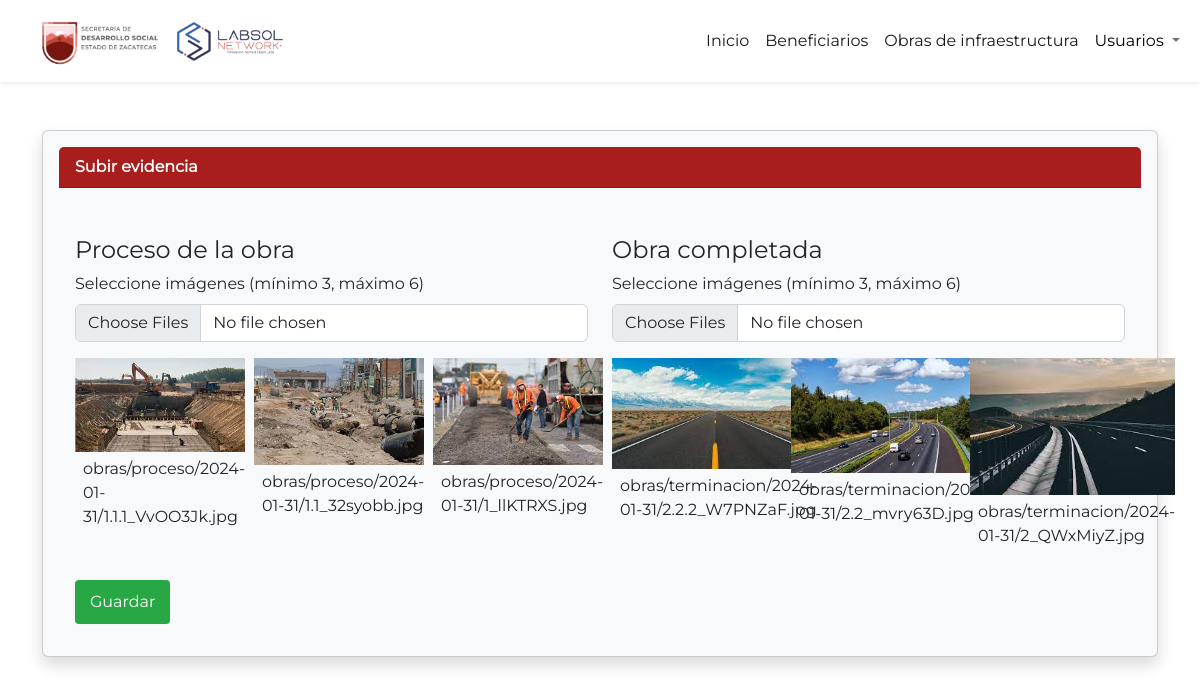
Screenshot of /infraestructura_sedesol/obras_publicas/completar_obra_publica/1/ (signed in) with the database file from the repository.
### obras/models.py (models this page shows)
class EvidenciasObrasPublicas(models.Model):
    obra = models.ForeignKey(ObraPublica, on_delete=models.CASCADE)
    imagen = models.ImageField(upload_to=upload_to_directory_obras)
    es_proceso = models.BooleanField(default=True)
    def __str__(self):
        tipo = 'Proceso' if self.es_proceso else 'Terminación'
        return f"{tipo} - {self.imagen}"

### obras/views.py (the view, shortened to what this page needs)
# urls.py: path('completar_obra_publica/<int:obra_id>/', views.completar_obra_publica, name='completar_obra_publica'),
@login_required
def completar_obra_publica(request, obra_id):
    obra = ObraPublica.objects.get(pk=obra_id)
    images_proceso = EvidenciasObrasPublicas.objects.filter(obra=obra, es_proceso=True)
    images_completada = EvidenciasObrasPublicas.objects.filter(obra=obra, es_proceso=False)
    print(images_proceso)
    return render(request, 'completar_obra_publica.html', {'obra': obra, 'proceso':images_proceso, 'completada': images_completada})

### obras/templates/completar_obra_publica.html (shortened to what this page needs)
{% extends 'base.html' %}
{% block head %}
    {% load static %}
    <link rel="stylesheet" href="{% static 'css/completar_obra.css' %}">
{% endblock head %}
{% block contenido %}
<div class="container mt-5">
    <div class="col-md-35">
        <div class="card text-dark bg-light shadow p-3 bg-light" style="font-family: Montserrat;">
            <div class="card-header" style="background-color: #A71E1C; color: white;"><b>Subir evidencia </b></div>
                <div class="card-body mt-3">
                    <form id="uploadForm" action="{% url 'completar_obra_publica' obra_id=obra.id %}" method="post" enctype="multipart/form-data" onsubmit="return validateForm()">
                        <div class="row mt-3">
                            <div class="col-md-6">
                                <h4>Proceso de la obra</h4>
                                <div class="mb-3">
                                    <label for="imageInputProceso" class="form-label" id="customFileLabelProceso">Seleccione imágenes (mínimo 3, máximo 6)</label>
                                    <input type="file" id="imageInputProceso" class="form-control" name="images_proceso[]" accept="image/*" multiple required onchange="previewImages(this.files, 'previewProceso', 'imageInputProceso')">
                                </div>
                                <div id="previewProceso" class="image-preview mt-3">
                                    <div class="row">
                                        {% for image in proceso %}
                                            <div class="col-md-4 mb-3">
                                                <div class="d-inline-block">
                                                    <img src="{{ image.imagen.url }}" style="width: 100%; margin-bottom: 5px;">
                                                    <p class="d-inline-block mb-0 ms-2">{{ image.imagen.name }}</p>
                                                </div>
                                            </div>
                                        {% endfor %}
                                    </div>
                                </div>
                            </div>
                        <div class="col-md-6">
                            <h4>Obra completada</h3>
                            <div class="mb-3">
                                <label for="imageInputCompletada" class="form-label" id="customFileLabelCompletada">Seleccione imágenes (mínimo 3, máximo 6)</label>
                                <input type="file" id="imageInputCompletada" class="form-control" name="images_completada[]" accept="image/*" multiple required onchange="previewImages(this.files, 'previewCompletada', 'imageInputCompletada')">
                            </div>
                            <div id="previewCompletada" class="image-preview mt-3">
                                <div class="row">
                                    {% for image in completada %}
                                        <div class="col-md-4 mb-3">
                                            <div class="d-inline-block">
                                                <img src="{{ image.imagen.url }}" style="width: 100%; margin-bottom: 5px;">
                                                <p class="d-inline-block mb-0 ms-2">{{ image.imagen.name }}</p>
                                            </div>
                                        </div>
                                    {% endfor %}
                                </div>
                            </div>
                        </div>
                    </div>
                        <button type="submit" id="uploadButton" class="btn btn-primary mt-3">Guardar</button>
                    </form>
                </div>
            </div>
        </div>
</div>
{% endblock contenido %}

### home/templates/base.html (shortened to what this page needs)
<!DOCTYPE html>
<html lang="en">
<head>
    {% load static %}
    <link rel="stylesheet" href="{%static '/bootstrap/css/bootstrap.min.css'%}">
    <link rel="stylesheet" href="{%static '/css/Montserrat.css'%}">
    <link rel="stylesheet" href="{%static '/css/Navbar-Right-Links-Dark-icons.css'%}">
    <link rel="stylesheet" href="{%static '/css/fontawesome.css'%}">
    {% block head %}
    {% endblock head %}
</head>
<body>
    <nav class="navbar navbar-light navbar-expand-lg fw-normal shadow-sm py-1">
        <div class="container-fluid">
            <nav class="navbar navbar-expand-lg">
                <a class="navbar-brand">
                    <img src="{% static 'img/footer_sedesol.png' %}"  width="300" height="auto" class="img-fluid" alt="Logo">
                </a>
            </nav>
            <div class="collapse navbar-collapse" id="navcol-5">
                <ul class="navbar-nav ms-auto">
                    <li class="nav-item"><a class="nav-link active" href="{% url 'home' %}">Inicio</a></li>
                    <li class="nav-item"><a class="nav-link active" href="{% url 'beneficiarios' %}">Beneficiarios</a></li>
                    <li class="nav-item"><a class="nav-link active" href="{% url 'obras_publicas' %}">Obras de infraestructura</a></li>
                    <div class="nav-item dropdown">
                        <a href="#" class="nav-link dropdown-toggle" data-bs-toggle="dropdown">
                            <span class="nav-item">Usuarios</span>
                        </a>
                    </div>
                </ul>
            </div>
        </div>
    </nav>
    {% block contenido %}{% endblock contenido %}
</body>
</html>

### static/css/completar_obra.css (style rules this page uses)
#uploadButton { background-color: #28a745; color: #fff; padding: 10px 15px; border: none; border-radius: 4px; cursor: pointer; }

### home/templates/base.html (style rules this page uses)
html, body, .container-fluid { height: 100%; }
.row { display: flex; height: 100%; }
body { display: flex; flex-direction: column; min-height: 100vh; margin: 0; }

### rows the page displays
EvidenciasObrasPublicas: imagen (picture), imagen.name "obras/proceso/2024-01-31/1.1.1_VvOO3Jk.jpg"
EvidenciasObrasPublicas: imagen (picture), imagen.name "obras/proceso/2024-01-31/1.1_32syobb.jpg"
EvidenciasObrasPublicas: imagen (picture), imagen.name "obras/proceso/2024-01-31/1_llKTRXS.jpg"
EvidenciasObrasPublicas: imagen (picture), imagen.name "obras/terminacion/2024-01-31/2.2.2_W7PNZaF.jpg"
EvidenciasObrasPublicas: imagen (picture), imagen.name "obras/terminacion/2024-01-31/2.2_mvry63D.jpg"
EvidenciasObrasPublicas: imagen (picture), imagen.name "obras/terminacion/2024-01-31/2_QWxMiyZ.jpg"
